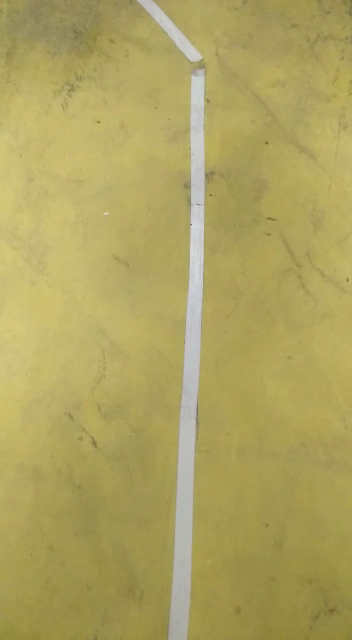
#> input picture frame 23 of detect.mp4, 352 x 640 px
$ python video.py
#> lines starting #> are read from the running program, lines starting #| are printed output that depends on the picture; after the words box and inside, x2 and y2 are one past the last pixel; in counts of white or black regions, pixels touching at a corner belong together
import cv2
import datetime
cap = cv2.VideoCapture('detect.mp4')
#cap.set(3, 3000)  # width
#cap.set(4, 3000)  # height
while cap.isOpened():

    ret, frame = cap.read()
#> frame is the input picture: shape (640, 352, 3); mean B, G, R 95.9, 162.5, 173.9
    if ret:

      datet = str(datetime.datetime.now())
      text = 'Width: '+ str(cap.get(3))+' Height: '+ str(cap.get(4))
      font = cv2.FONT_HERSHEY_SIMPLEX
      cv2.putText(frame,datet, (10,50),font,1,(0,255,255),2, cv2.LINE_AA)
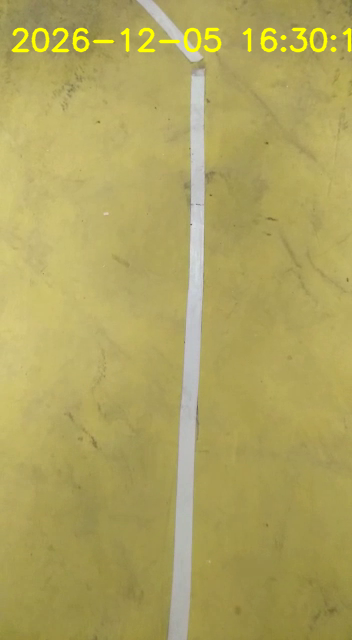
#> frame: shape (640, 352, 3); 1.55% of pixels changed, all inside (x1, y1, x2, y2) = (11, 27, 352, 53)
      cv2.imshow('frame', frame)

      if cv2.waitKey(1) & 0xFF == ord('q'):
#> (key q is pressed here)
        break
    else:
         break


cap.release()
cv2.destroyAllWindows()

$ run again, starting later in the video
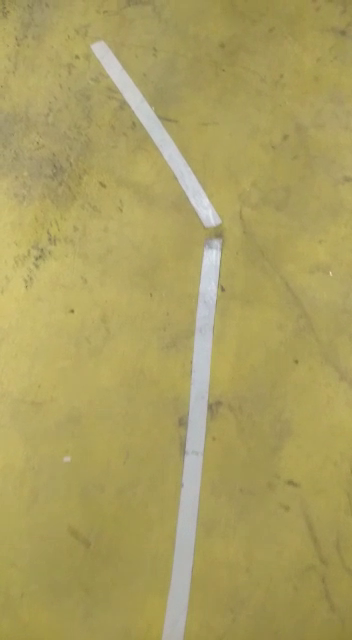
#> input picture frame 105 of detect.mp4, 352 x 640 px
#> frame is the input picture: shape (640, 352, 3); mean B, G, R 96.1, 158.5, 170.5
#> `cv2.putText(frame,datet, (10,50),font,1,(0,255,255),2, cv2.LINE_AA)`:
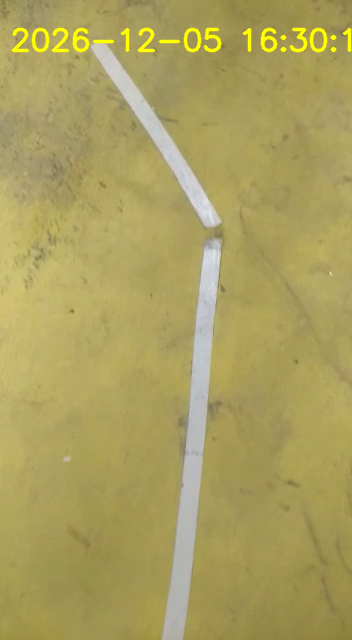
#> frame: shape (640, 352, 3); 1.55% of pixels changed, all inside (x1, y1, x2, y2) = (11, 27, 352, 53)

$ run again, starting later in the video
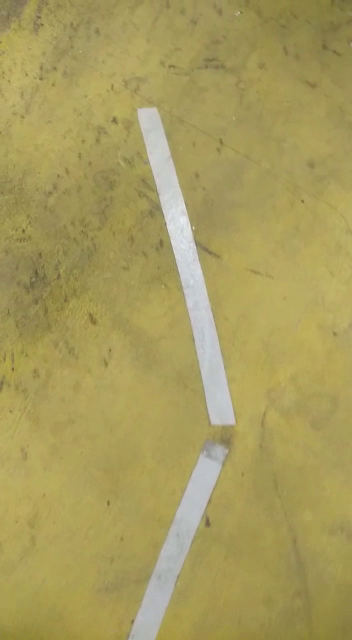
#> input picture frame 188 of detect.mp4, 352 x 640 px
#> frame is the input picture: shape (640, 352, 3); mean B, G, R 93.3, 155.2, 167.5
#> `cv2.putText(frame,datet, (10,50),font,1,(0,255,255),2, cv2.LINE_AA)`:
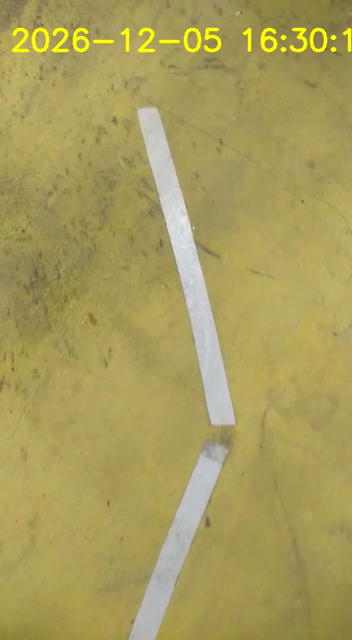
#> frame: shape (640, 352, 3); 1.55% of pixels changed, all inside (x1, y1, x2, y2) = (11, 27, 352, 53)
